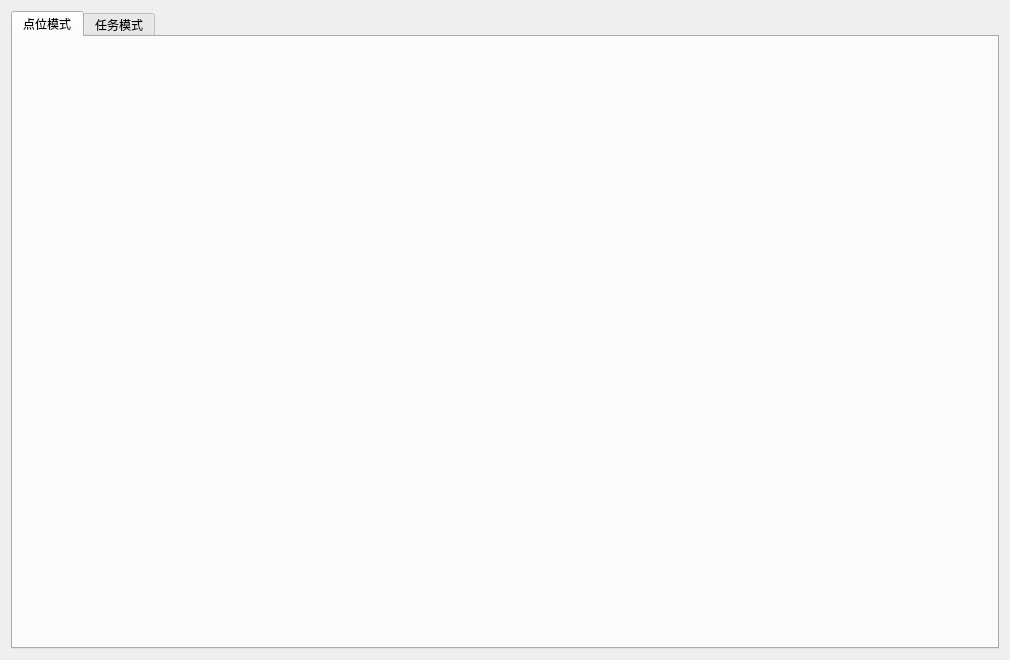
<?xml version="1.0" encoding="UTF-8"?>
<ui version="4.0">
 <class>frmData</class>
 <widget class="QWidget" name="frmData">
  <property name="geometry">
   <rect>
    <x>0</x>
    <y>0</y>
    <width>1010</width>
    <height>660</height>
   </rect>
  </property>
  <property name="windowTitle">
   <string>Form</string>
  </property>
  <layout class="QHBoxLayout" name="horizontalLayout">
   <item>
    <widget class="QTabWidget" name="tabWidget">
     <property name="enabled">
      <bool>true</bool>
     </property>
     <property name="toolTip">
      <string>&lt;html&gt;&lt;head/&gt;&lt;body&gt;&lt;p&gt;&lt;br/&gt;&lt;/p&gt;&lt;/body&gt;&lt;/html&gt;</string>
     </property>
     <property name="styleSheet">
      <string notr="true">font: 10pt &quot;微软雅黑&quot;;</string>
     </property>
     <property name="currentIndex">
      <number>0</number>
     </property>
     <widget class="dataPoint" name="tab">
      <attribute name="title">
       <string>点位模式</string>
      </attribute>
     </widget>
     <widget class="QWidget" name="tab_2">
      <property name="enabled">
       <bool>true</bool>
      </property>
      <attribute name="title">
       <string>任务模式</string>
      </attribute>
      <widget class="QLabel" name="label">
       <property name="geometry">
        <rect>
         <x>150</x>
         <y>150</y>
         <width>631</width>
         <height>161</height>
        </rect>
       </property>
       <property name="styleSheet">
        <string notr="true">font: 48pt &quot;Arial&quot;;</string>
       </property>
       <property name="text">
        <string>不支持</string>
       </property>
      </widget>
     </widget>
    </widget>
   </item>
  </layout>
 </widget>
 <customwidgets>
  <customwidget>
   <class>dataPoint</class>
   <extends>QWidget</extends>
   <header>data/datapoint.h</header>
   <container>1</container>
  </customwidget>
 </customwidgets>
 <resources/>
 <connections/>
</ui>
